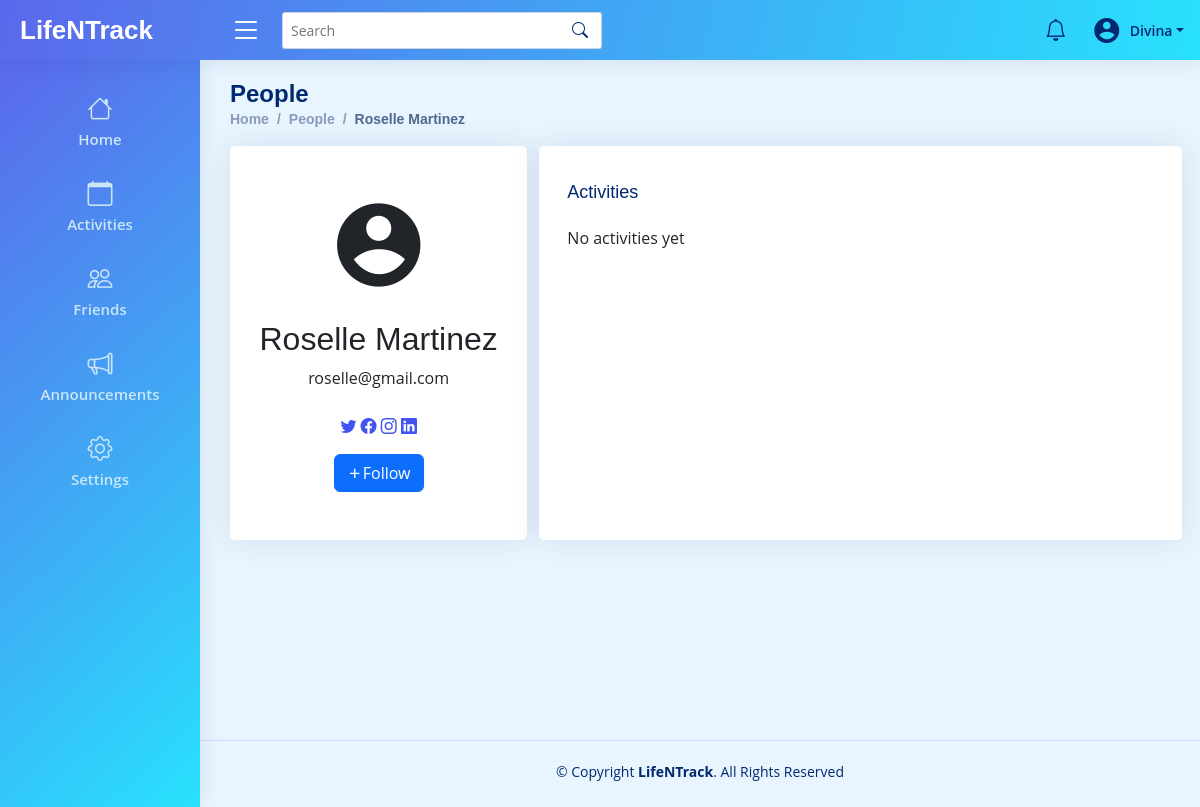
The page /client/pages/user/user-page.php?user=2 (signed in) on the database as committed earlier.
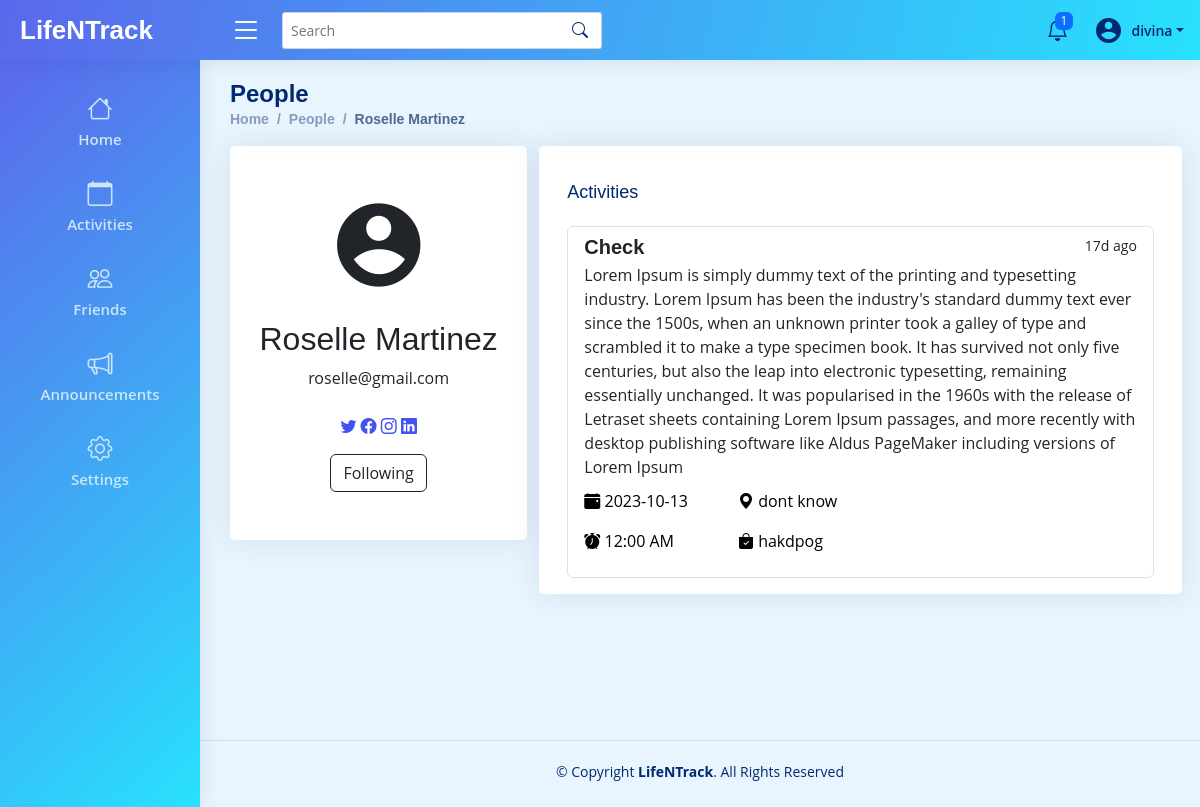
The same page on the database as committed later.
### tables this page shows
CREATE TABLE `user` (
  `userID` int(11) NOT NULL,
  `Fullname` varchar(50) NOT NULL,
  `Gender` enum('Male','Female','Other') NOT NULL,
  `Email` varchar(50) NOT NULL,
  `Password` varchar(50) NOT NULL,
  `Bio` varchar(255) NOT NULL,
  `Role` varchar(50) NOT NULL,
  `Status` varchar(50) NOT NULL
);

CREATE TABLE `activity` (
  `activityID` int(11) NOT NULL,
  `act_title` varchar(50) NOT NULL,
  `act_date` date NOT NULL,
  `act_time` time NOT NULL,
  `act_location` varchar(100) NOT NULL,
  `act_desc` mediumtext NOT NULL,
  `act_ootd` varchar(100) NOT NULL,
  `activityCreated` datetime NOT NULL DEFAULT current_timestamp(),
  `remarks` enum('Upcoming','Done','Cancelled','Other') NOT NULL,
  `userID` int(11) NOT NULL
);

### server/controllers/getUserDetails.php (called while the page is built, shortened)
<?php
$userID = $_SESSION['id'];
$conn = getConnection();
$userSql = "SELECT * FROM user WHERE userID = '$userID'";
$userDetResult = mysqli_query($conn, $userSql);
$userData = mysqli_fetch_assoc($userDetResult);
?>

### server/controllers/userSession.php (called while the page is built, shortened)
<?php
if ($_SESSION["Role"] == null) {
    header("Location: ../../public");
} else {
    if ($_SESSION["Role"] == "User") {
        include_once("getUserDetails.php");
    } else {
        header("Location: ../../public");
    }
}

### server/controllers/getTimeGap.php (called while the page is built, shortened)
<?php
function getTimeGap($storedDate) {
    $storedDateTime = new DateTime($storedDate);
    $currentDateTime = new DateTime();
    $interval = $storedDateTime->diff($currentDateTime);
    $years = $interval->y;
    $months = $interval->m;
    $days = $interval->d;
    $hours = $interval->h;
    $minutes = $interval->i;
    $seconds = $interval->s;
    if ($years > 0) {
        return $years . "y ago";
    } elseif ($months > 0) {
        return $months . "mo ago";
    } elseif ($days > 0) {
        return $days . "d ago";
    } elseif ($hours > 0) {
        return $hours . "h ago";
    } elseif ($minutes > 0) {
        return $minutes . "m ago";
    } elseif ($seconds > 0) {
        return $seconds . "s ago";
    } else {
        return "Just now";
    }
}
?>

### client/pages/user/user-page.php (the view, shortened to what the changed rows need)
<?php
include_once("../../../server/controllers/userSession.php");
include_once("../../../server/controllers/getUserDetails.php");
$user = $_GET['user'];
$getDataSql = "SELECT * FROM user WHERE userID = $user";
$getResult = mysqli_query($conn, $getDataSql);
$getUserData = mysqli_fetch_assoc($getResult);
?>
<!DOCTYPE html>
<html lang="en">
<head>
    <?php include_once("../../components/vendorCSSLinks.php") ?>
    <link rel="stylesheet" href="../../assets/css/style.css">
    <link rel="stylesheet" href="../../assets/css/users.css">
</head>
<body>
    <?php include_once("../../components/userHeader.php") ?>
    <main id="main" class="main user-main">
        <div class="pagetitle">
            <h1>People</h1>
        </div>
        <section class="section dashboard">
            <div class="row">
                <div class="col-xl-4">
                    <div class="card">
                        <div class="card-body profile-card pt-4 d-flex flex-column align-items-center">
                            <h2><?= $getUserData['Fullname'] ?></h2>
                            <div class="d-flex gap-2 mt-3">
                                <?php
                                $conn = getConnection();
                                $followSql = "SELECT * FROM followers WHERE userID = $userID AND followingUserID = $user";
                                $followResult = mysqli_query($conn, $followSql);
                                if ($followResult->num_rows > 0) {
                                    echo '<a href="../../../server/controllers/UfollowUser.php?user-id=' . $getUserData['userID'] . '">
                <button class="btn btn-outline-dark" type="button">Following</button>
              </a>';
                                } else {
                                    echo '<a href="../../../server/controllers/UfollowUser.php?user-id=' . $getUserData['userID'] . '">
                <button class="btn btn-primary" type="button"><i class="ri-add-line"></i>Follow</button>
              </a>';
                                }
                                ?>
                            </div>
                        </div>
                    </div>
                </div>
                <div class="card col-xl-8">
                    <div class="card-body">
                        <h5 class="card-title">Activities</h5>
                        <div class="list-group">
                            <?php
                            $conn = getConnection();
                            $sql = "SELECT * FROM activity WHERE userID = $user";
                            $result = mysqli_query($conn, $sql);
                            include_once("../../../server/controllers/getTimeGap.php");
                            if (mysqli_num_rows($result) > 0) :
                                while ($row = mysqli_fetch_assoc($result)) :
                                    $timestamp = strtotime($row['act_time']);
                                    $formattedTime = date('h:i A', $timestamp);
                                    $storedDate = $row['activityCreated'];
                                    $timeGap = getTimeGap($storedDate);
                            ?>
                                    <a href="#" class="list-group-item list-group-item-action eventsList user-page">
                                        <div class="d-flex w-100 justify-content-between">
                                            <h5 class="mb-1" style="font-weight: bold;"><?= $row['act_title'] ?></h5>
                                            <small><?= $timeGap ?></small>
                                        </div>
                                        <p class="mb-1"><?= $row['act_desc'] ?></p>
                                        <div class="add-details d-flex">
                                            <div class="datetime">
                                                <p><i class="bi bi-calendar-event-fill"></i> <?= $row['act_date'] ?> </p>
                                                <p><i class="bi bi-alarm-fill"></i> <?= $formattedTime ?></p>
                                            </div>
                                            <div>
                                                <p><i class="bi bi-geo-alt-fill"></i> <?= $row['act_location'] ?></p>
                                                <p><i class="bi bi-bag-check-fill"></i> <?= $row['act_ootd'] ?></p>
                                            </div>
                                        </div>
                                    </a>
                            <?php
                                endwhile;
                            else :
                                echo "No activities yet";
                            endif;
                            ?>
                        </div>
                    </div>
                </div>
            </div>
        </section>
    </main>
</body>
</html>

### client/components/userHeader.php (shortened to what the changed rows need)
<header id="header" class="header fixed-top d-flex align-items-center">
    <nav class="header-nav ms-auto">
        <ul class="d-flex align-items-center">
            <li class="nav-item dropdown">
                <?php
                   $sql = "SELECT * FROM notification WHERE notifReceiverID = $userID ORDER BY notifCreated DESC";
                   $result = mysqli_query($conn, $sql);
                   $countNotif = 0;
                   if (mysqli_num_rows($result) > 0) {
                       while ($row = mysqli_fetch_assoc($result)) {
                           if ($row['notifStatus'] == 'unseen') {
                               $countNotif++;
                           }
                       }
                   }
                   ?>
                <a class="nav-link nav-icon" href="#" data-bs-toggle="dropdown">
                    <i class="bi bi-bell"></i>
                    <?php
                       if ($countNotif > 0) {
                           echo '<span class="badge bg-primary badge-number">' . $countNotif . '</span>';
                       }
                       ?>
                </a>
                    <?php
                       include_once('../../../server/controllers/getTimeGap.php');
                       ?>
        </li>
        <li class="nav-item dropdown pe-3">
            <a class="nav-link nav-profile d-flex align-items-center pe-0" href="#" data-bs-toggle="dropdown">
                <i class="ri-account-circle-fill" style="font-size: 30px; "></i>
                <span class="d-none d-md-block dropdown-toggle ps-2"><?= $userData['Fullname'] ?></span>
            </a>
        </li>
        </ul>
    </nav>
</header>

Rows that differ between the two databases and show on the page:
changed user: Fullname "Divina" → "divina"
now on this page (row edited): activity: act_title "Check", activityCreated "17d ago", act_desc "Lorem Ipsum is simply dummy text of the printing and typesetting industry. Lorem Ipsum has been the industry's standard dummy text ever since the 1500s, when an unknown printer took a galley of type and scrambled it to make a type specimen book. It has survived not only five centuries, but also the leap into electronic typesetting, remaining essentially unchanged. It was popularised in the 1960s with the release of Letraset sheets containing Lorem Ipsum passages, and more recently with desktop publishing software like Aldus PageMaker including versions of Lorem Ipsum", act_date "2023-10-13", act_time "12:00 AM", act_location "dont know", act_ootd "hakdpog"
Other text that changed with them:
$countNotif: (not shown) → "1"
text no longer shown: "Follow No activities yet"
text now shown: "Following"
